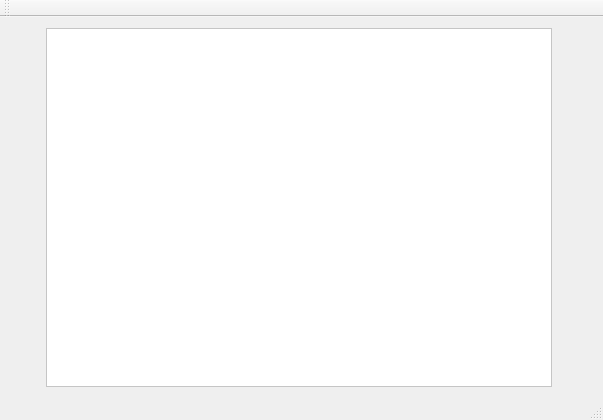
<?xml version="1.0" encoding="UTF-8"?>
<ui version="4.0">
 <class>Client</class>
 <widget class="QMainWindow" name="Client">
  <property name="geometry">
   <rect>
    <x>0</x>
    <y>0</y>
    <width>603</width>
    <height>420</height>
   </rect>
  </property>
  <property name="windowTitle">
   <string>MainWindow</string>
  </property>
  <property name="styleSheet">
   <string notr="true"/>
  </property>
  <widget class="QWidget" name="centralWidget">
   <layout class="QGridLayout" name="gridLayout">
    <item row="0" column="0">
     <layout class="QHBoxLayout" name="horizontalLayout" stretch="0,5,0">
      <item>
       <spacer name="horizontalSpacer">
        <property name="orientation">
         <enum>Qt::Horizontal</enum>
        </property>
        <property name="sizeHint" stdset="0">
         <size>
          <width>35</width>
          <height>20</height>
         </size>
        </property>
       </spacer>
      </item>
      <item>
       <widget class="QTableWidget" name="plateGroup">
        <property name="styleSheet">
         <string notr="true">background-color: rgb(255, 255, 255);</string>
        </property>
        <property name="lineWidth">
         <number>0</number>
        </property>
        <property name="gridStyle">
         <enum>Qt::NoPen</enum>
        </property>
        <attribute name="horizontalHeaderVisible">
         <bool>false</bool>
        </attribute>
        <attribute name="horizontalHeaderStretchLastSection">
         <bool>true</bool>
        </attribute>
        <attribute name="verticalHeaderVisible">
         <bool>false</bool>
        </attribute>
        <attribute name="verticalHeaderMinimumSectionSize">
         <number>50</number>
        </attribute>
        <attribute name="verticalHeaderStretchLastSection">
         <bool>false</bool>
        </attribute>
        <column>
         <property name="text">
          <string>板块</string>
         </property>
        </column>
       </widget>
      </item>
      <item>
       <spacer name="horizontalSpacer_2">
        <property name="orientation">
         <enum>Qt::Horizontal</enum>
        </property>
        <property name="sizeHint" stdset="0">
         <size>
          <width>40</width>
          <height>20</height>
         </size>
        </property>
       </spacer>
      </item>
     </layout>
    </item>
   </layout>
  </widget>
  <widget class="QMenuBar" name="menuBar">
   <property name="geometry">
    <rect>
     <x>0</x>
     <y>0</y>
     <width>603</width>
     <height>26</height>
    </rect>
   </property>
  </widget>
  <widget class="QToolBar" name="mainToolBar">
   <attribute name="toolBarArea">
    <enum>TopToolBarArea</enum>
   </attribute>
   <attribute name="toolBarBreak">
    <bool>false</bool>
   </attribute>
  </widget>
  <widget class="QStatusBar" name="statusBar"/>
 </widget>
 <layoutdefault spacing="6" margin="11"/>
 <resources/>
 <connections/>
</ui>
